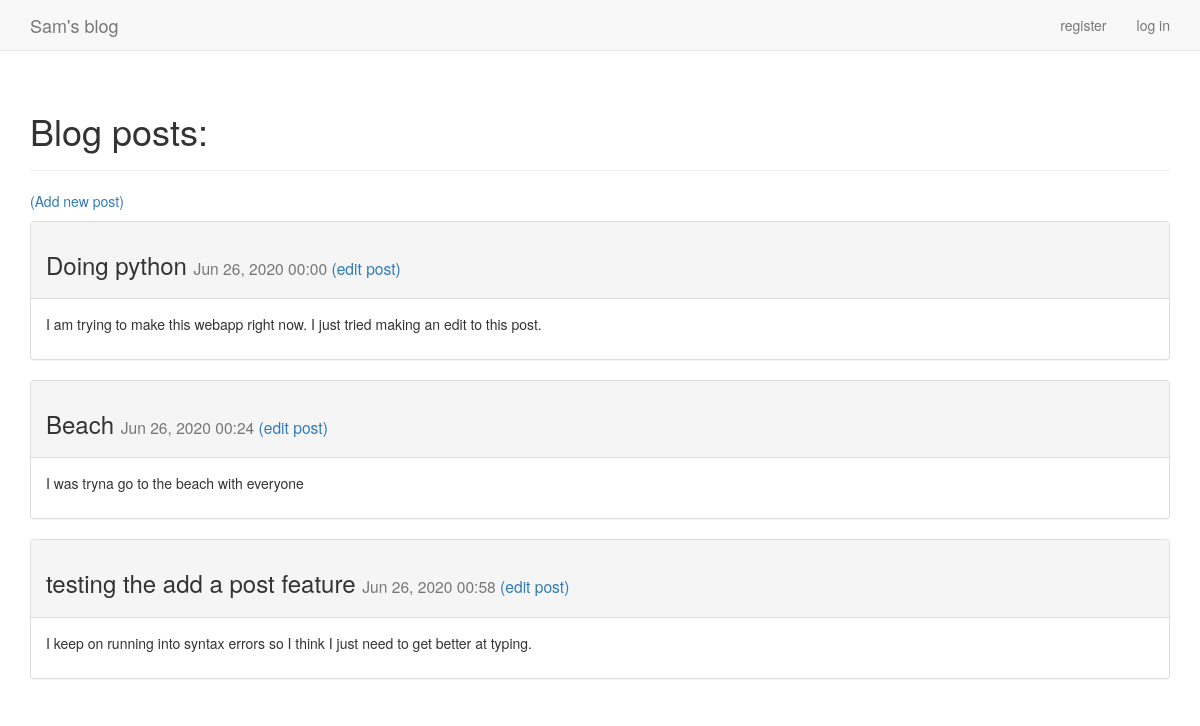
The app's page /, older data.
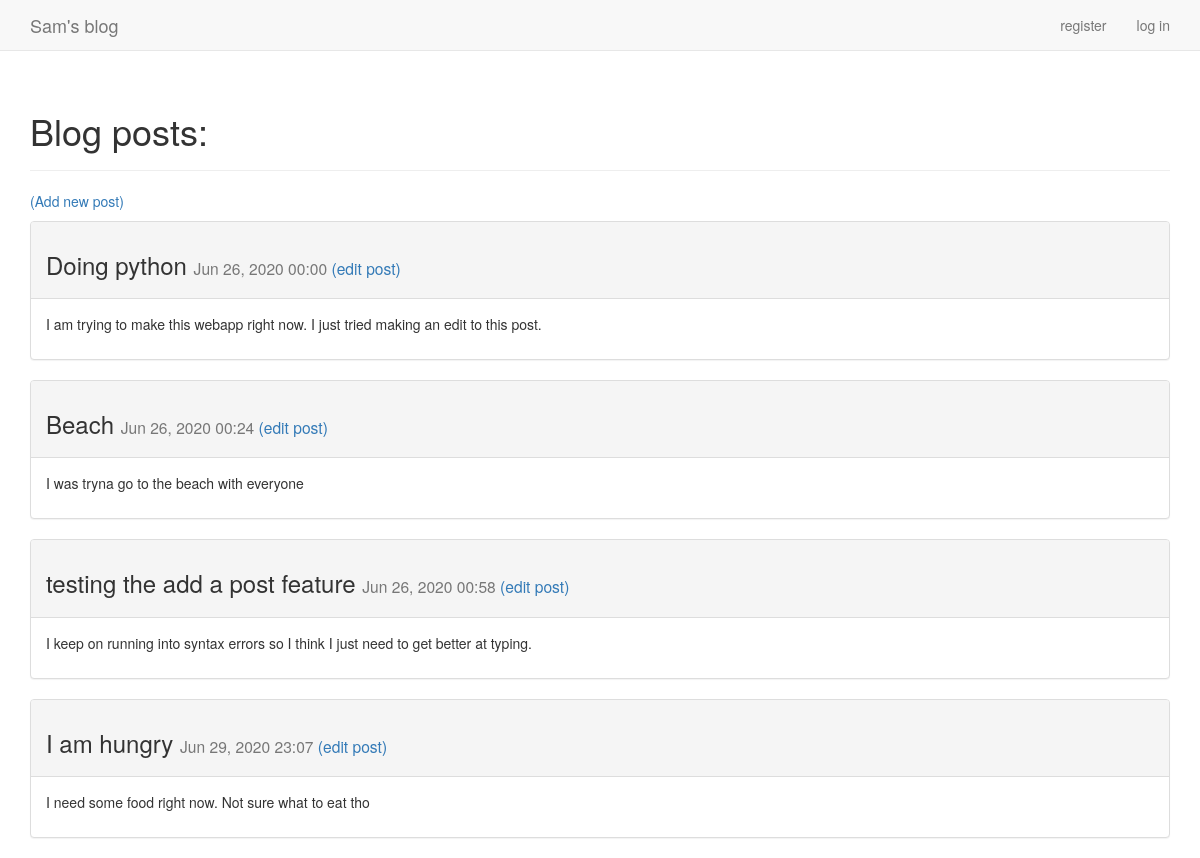
The same page, newer data.
### blogs/models.py (models this page shows, shortened)
class BlogPost(models.Model):
    title = models.CharField(max_length=200)
    text = models.TextField()
    date_added = models.DateTimeField(auto_now_add=True)
    owner = models.ForeignKey(User, on_delete=models.DO_NOTHING)

### blogs/views.py (the view)
# urls.py: 2. Add a URL to urlpatterns:  path('', views.home, name='home')
def home(request):
    blog_posts = BlogPost.objects.order_by('date_added')
    context = {'blog_posts':blog_posts}
    return render(request, 'blogs/home.html', context)

### blogs/templates/blogs/home.html
{% extends 'blogs/base.html' %}
{% block header %}
  <h1>Blog posts:</h1>
{% endblock header %}
{% block content %}
  <p>
    <a href="{% url 'blogs:add_post' %}">(Add new post)</a>
  </p>
  {% for blog_post in blog_posts %}
    <div class="panel panel-default">
      <div class="panel-heading">
        <h3>
          {{ blog_post.title }}
          <small>
            {{ blog_post.date_added|date:'M d, Y H:i' }}
            <a href="{% url 'blogs:edit_post' blog_post.id %}">(edit post)</a>
          </small>
        </h3>
      </div>
      <div class="panel-body">
        {{ blog_post.text|linebreaks }}
      </div>
    </div>
  {% empty %}
    There are no blog posts
  {% endfor %}
{% endblock content %}

### blogs/templates/blogs/base.html (shortened to what this page needs)
{% load bootstrap3 %}
<!DOCTYPE html>
<html lang='en'>
  <head>
    {% bootstrap_css %}
  </head>
  <body>
    <nav class="navbar navbar-default navbar-static-top">
      <div class="container">
        <div class="navbar-header">
          <a class="navbar-brand" href="{% url 'blogs:home' %}">
              Sam's blog</a>
        </div>
        <div id="navbar" class="navbar-collapse collapse">
          <ul class="nav navbar-nav navbar-right">
            {% if user.is_authenticated %}
              <li><a>Hello, {{ user.username }}.</a></li>
              <li><a href="{% url 'users:logout' %}">log out</a></li>
            {% else %}
              <li><a href="{% url 'users:register' %}">register</a></li>
              <li><a href="{% url 'users:login' %}">log in</a></li>
            {% endif %}
          </ul>
        </div>
      </div>
    </nav>
    <div class="container">
      <div class="page-header">
        {% block header %}{% endblock header %}
      </div>
      <div>
        {% block content %}{% endblock content %}
      </div>
    </div>
  </body>
</html>

Row changes from the older to the newer data that the page shows:
added BlogPost: title "I am hungry", date_added "Jun 29, 2020 23:07", text "I need some food right now. Not sure what to eat tho"
